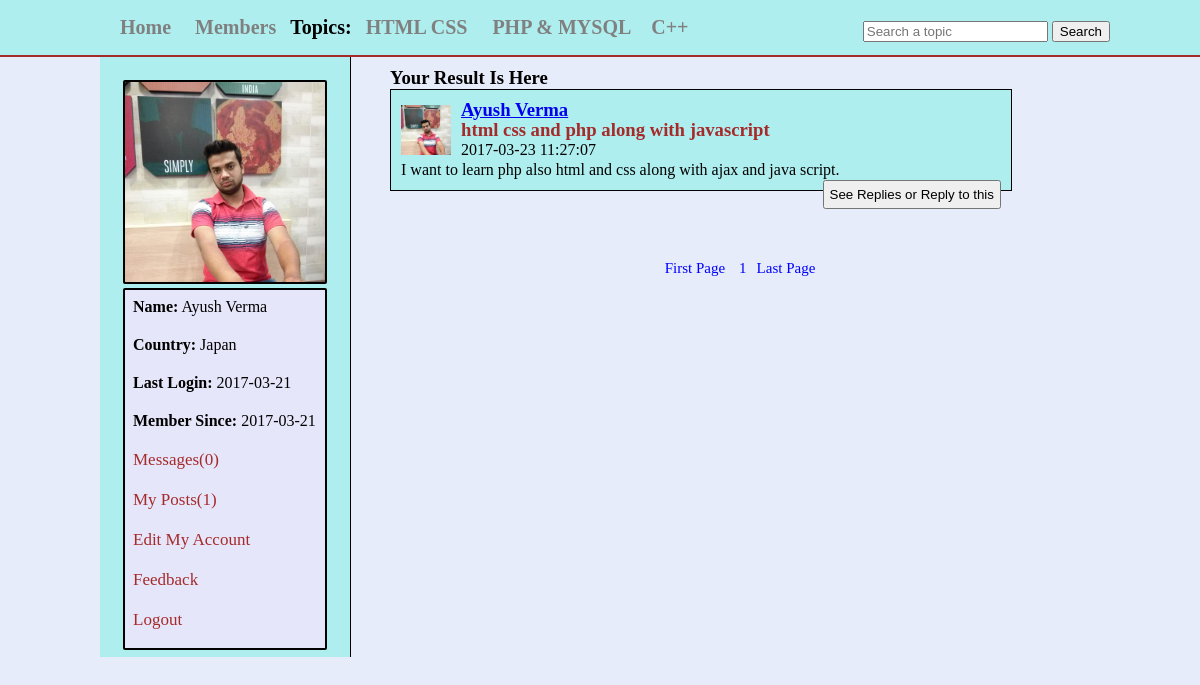
The app's page /results.php (signed in) with its own data.
### tables this page shows
CREATE TABLE IF NOT EXISTS `topics` (
  `topic_id` int(100) NOT NULL AUTO_INCREMENT,
  `topic_title` varchar(255) NOT NULL,
  PRIMARY KEY (`topic_id`)
);

CREATE TABLE IF NOT EXISTS `users` (
  `user_id` int(11) NOT NULL AUTO_INCREMENT,
  `user_name` varchar(255) NOT NULL,
  `user_pass` varchar(255) NOT NULL,
  `user_email` varchar(255) NOT NULL,
  `user_country` text NOT NULL,
  `user_gender` text NOT NULL,
  `user_birthday` text NOT NULL,
  `status` text NOT NULL,
  `ver_code` int(100) NOT NULL,
  `posts` text NOT NULL,
  `user_image` text NOT NULL,
  `register_date` date NOT NULL,
  `last_login` date NOT NULL,
  PRIMARY KEY (`user_id`)
);

CREATE TABLE IF NOT EXISTS `posts` (
  `post_id` int(255) NOT NULL AUTO_INCREMENT,
  `user_id` int(255) NOT NULL,
  `topic_id` int(255) NOT NULL,
  `post_title` text NOT NULL,
  `post_content` text NOT NULL,
  `post_date` timestamp NOT NULL DEFAULT CURRENT_TIMESTAMP ON UPDATE CURRENT_TIMESTAMP,
  PRIMARY KEY (`post_id`)
);

### results.php (the view, shortened to what this page needs)
<?php
include("include/connection.php");
include("functions/functions.php");
if(!isset($_SESSION['user_email']))
{
	header("location:index.php");
}
else
{
?>
<!DOCTYPE HTML>
<html>
	<head>
		<link rel="stylesheet" href="styles/home_style.css" media="all"/>
	</head>
<body>
	<div class="container">
		<div id="header_wrapper">
			<div id="header">
				<ul id="menu">
					<li><a href="home.php">Home</a></li>
					<li><a href="members.php">Members</a></li>
					<strong>Topics:</strong>
					<?php
					$get_topics = "select * from topics";
					$run_topics = mysqli_query($con,$get_topics);
					while($row=mysqli_fetch_array($run_topics))
					{
						$topic_id = $row['topic_id'];
						$topic_title = $row['topic_title'];
						echo "<li><a href='topic.php?topic=$topic_id'>$topic_title</a></li>";
					}
					?>
				</ul>
				<form method="get" action="results.php" id="form1">
					<input type="text" name="user_query" placeholder="Search a topic"/>
					<input type="submit" name="search" value="Search"/>
				</form>
			</div>
			</div>
			<div class="content">
				<div id="user_timeline">
					<div id="user_details">
						<?php
							$user = $_SESSION['user_email'];
							$get_user = "select * from users where user_email='$user'";
							$run_user = mysqli_query($con,$get_user);
							$row = mysqli_fetch_array($run_user);
							$user_id = $row['user_id'];
							$user_name = $row['user_name'];
							$user_country = $row['user_country'];
							$user_image =$row['user_image'];
							$register_date = $row['register_date'];
							$last_login = $row['last_login'];
							$user_posts = "select * from posts where user_id='$user_id'";
							$run_posts = mysqli_query($con,$user_posts);
							$posts = mysqli_num_rows($run_posts);
							$sel_msg = "select * from messages where receiver ='$user_id' AND status='unread' ORDER BY 1 DESC";
							$run_msg = mysqli_query($con,$sel_msg);
							$count_msg = mysqli_num_rows($run_msg);
							echo "
								<img src ='user/user_image/$user_image' width='200' height='200'></img>
								<div id='mention'>
								<p><strong>Name:</strong> $user_name</p>
								<p><strong>Country:</strong> $user_country</p>
								<p><strong>Last Login:</strong> $last_login</p>
								<p><strong>Member Since:</strong> $register_date</p>
								<p><a href='my_messages.php'>Messages($count_msg)</a></p>
								<p><a href='my_posts.php'>My Posts($posts)</a></p>
								<p><a href='edit_profile.php'>Edit My Account</a></p>
								<p><a href='feedback.php'>Feedback</a></p>
								<p><a href='logout.php'>Logout</a></p></div>
								";
						?>
					</div>
				</div>
				<div id="content_timeline">
							<h3>Your Result Is Here</h3>
						<?php GetResults();?>
				</div>
			</div>
</body>
</html>
<?php } ?>

### functions/functions.php (shortened to what this page needs)
<?php
include("include/connection.php");
	function GetResults()
		{
			global $con;
			$per_page=5;
			if(isset($_GET['page']))
			{
				$page = $_GET['page'];
			}
			else
			{
				$page=1;
			}
			$start_from = ($page-1) * $per_page;
			$get_posts = "select * from posts where post_title like'%$search_term%' AND post_content like '%$search_term%'ORDER by 1 DESC LIMIT $start_from , $per_page";
			$run_posts = mysqli_query($con,$get_posts);
			while ($row_posts = mysqli_fetch_array($run_posts)){
				$post_id = $row_posts['post_id'];
				$user_id = $row_posts['user_id'];
				$post_title = $row_posts['post_title'];
				$content = $row_posts['post_content'];
				$post_date = $row_posts['post_date'];
				$user = "select * from users where user_id = '$user_id' AND posts='yes'";
				$run_user = mysqli_query($con,$user);
				$row_user = mysqli_fetch_array($run_user);
				$user_name = $row_user['user_name'];
				$user_image = $row_user['user_image'];
				echo " <div id='posts'>
						<p><img src ='user/user_image/$user_image' width='50'height='50'></img></p>
						<h3><a href='user_profile.php?u_id=$user_id'>$user_name</a></h3>
						<h3>$post_title</h3>
						<p>$post_date</p>
						<p>$content</p>
						<a href='single.php?post_id=$post_id' style='float:right'><button>See Replies or Reply to this</button></a>
				     </div><br/>
					 ";
			}
		include("pagination.php");
	}
?>

### styles/home_style.css (style rules this page uses)
html, body, div, span, applet, object, iframe, h1, h2, h3, h4, h5, h6, p, blockquote, pre, a, abbr, acronym, address, big, cite, code, del, dfn, em, img, ins, kbd, q, s, samp, small, strike, strong, sub, sup, tt, var, b, u, i, center, dl, dt, dd, ol, ul, li, fieldset, form, label, legend, table, caption, tbody, tfoot, thead, tr, th, td, article, aside, canvas, details, embed, figure, figcaption, footer, header, hgroup, menu, nav, output, ruby, section, summary, time, mark, audio, video { margin: 0; padding: 0; border: 0; }
body { //line-height:1px; background:#E6ECFA; }
.container { padding:0; margin:0; background:#E6ECFA; }
#header_wrapper { width:100%; height:35px; margin:0 auto; border-bottom:2px solid brown; background:#AFEEEE; padding:10px; }
#header { width:1000px; height:35px; margin: 0 auto; }
#menu strong { font-size:20px; }
#menu { line-height:35px; padding:0; margin:0; float:left; }
#menu li { display:inline; list-style:none; }
#menu a { margin:5px; padding:5px; text-decoration:none; color:gray; font-size:20px; font-weight:bold; }
#form1 { float:right; line-height:35px; padding-top:3px; }

### results.php (style rules this page uses)
.content { width:1000px; margin: 0 auto; }
#user_timeline { background:#AFEEEE; width:250px; float:left; height:600px; border-right:1px solid black; }
#user_details { padding:23px; }
#user_details img { border:2px solid black; border-radius:2px; text-align:center; }
#user_details p { margin-bottom:10px; padding:5px; }
#user_details a { color:brown; font-size:17px; text-decoration:none; }
#mention { background:#E6E6FA; border:2px solid black; border-radius:2px; padding:3px; }
#content_timeline { float:right; width:700px; padding:10px; }
#posts { width:600px; background:#AFEEEE; padding:10px; line-height:20px; border:1px solid black; text-align:justify; }
#posts img { float:left; padding-top:5px; padding-right:10px; }
#posts h3 { color:brown; }
#posts button { padding:5px; }

### records on screen
topics: topic_title "HTML CSS"
topics: topic_title "PHP & MYSQL"
topics: topic_title "C++"
users: user_image (picture), user_name "Ayush Verma", user_country "Japan", last_login "2017-03-21", register_date "2017-03-21"
posts: user.user_image (picture), user.user_name "Ayush Verma", post_title "html css and php along with javascript", post_date "2017-03-23 11:27:07", post_content "I want to learn php also html and css along with ajax and java script."

### other values on screen
$count_msg "0"
$posts "1"
